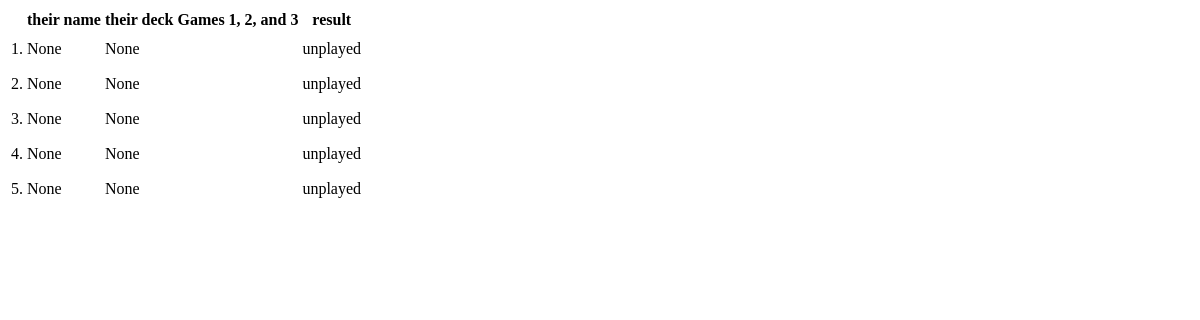
Page /36/get_matches_table on the earlier database version.
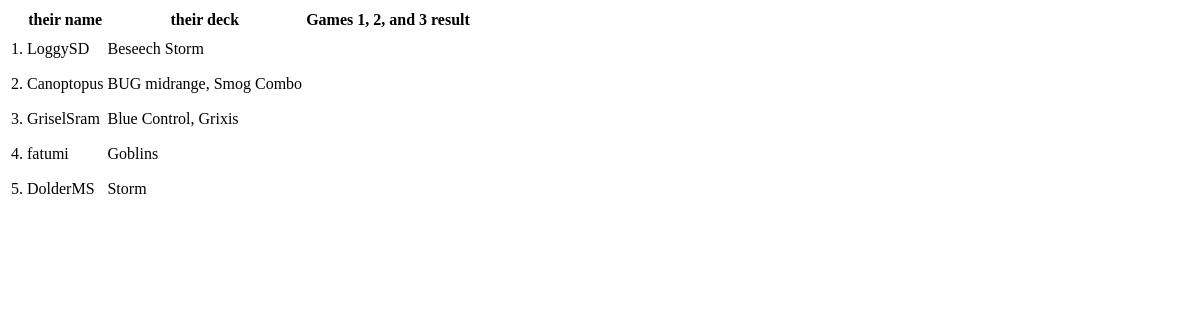
Same page on the later database version.
### core/models.py (models this page shows, shortened)
class Match(models.Model):
    user = models.ForeignKey(CustomUser, null=True, on_delete=models.CASCADE)
    dateCreated = models.DateTimeField(default=timezone.now, null=True)
    mtgFormat = models.ForeignKey(MtgFormat, null=True, on_delete=models.CASCADE, related_name="mtgFormat")
    myDeck = models.ForeignKey(Deck, null=True, on_delete=models.CASCADE, related_name="mydeck")
    theirName = models.CharField(null=True, max_length=100)
    theirArchetype = models.ForeignKey(Archetype, verbose_name="Their Archetype", null=True, on_delete=models.CASCADE, related_name="theirarchetype")
    theirDeck = models.ForeignKey(Deck, verbose_name="Their Deck", null=True, on_delete=models.CASCADE, related_name="theirdeck")
    theirFlavor = models.ForeignKey(Flavor, verbose_name="Thier Flavor", null=True, on_delete=models.CASCADE, related_name="theirflavors")
    inLeagueNum = models.IntegerField(null=True)
    game1 = models.BooleanField(verbose_name='Win1', null=True, default=None, help_text="win")
    game2 = models.BooleanField(verbose_name='Win2', null=True, default=None)
    game3 = models.BooleanField(verbose_name='Win3', null=True, default=None)
    didjawin = models.BooleanField('Match Win', null=True, default=None)
    league = models.ForeignKey(League, null=True, on_delete=models.CASCADE, related_name="matches")

class Deck(models.Model):
    name = models.CharField(verbose_name="deck name", max_length=25)
    mtgFormat = models.ForeignKey(MtgFormat, null=True, on_delete=models.CASCADE)
    archetype = models.ForeignKey(Archetype, null=True, on_delete=models.CASCADE)
    dateCreated = models.DateTimeField(default=timezone.now)
    def __str__(self):
        return str(self.name)

class Flavor(models.Model):
    name = models.CharField(max_length=30, default='none')
    deck = models.ForeignKey(Deck, null=True, on_delete=models.CASCADE, related_name="flavors")
    isdefault = models.BooleanField('default', default=False)

### core/views.py (the view)
# urls.py: path('<int:league_pk>/get_matches_table', views.get_matches_table, name='get_matches_table'),
def get_matches_table(request, league_pk):
    league = League.objects.get(pk=league_pk)
    matches_list = league.matches.all()
    context = {
        "matches": matches_list
    }
    return render(request, 'core/partials/leaguematches/matches_table.html', context)

### core/templates/core/partials/leaguematches/matches_table.html (shortened to what this page needs)
<table class="table table-hover matchtable">
    <thead>
        <th></th>
        <th>their name</th>
        <th>their deck</th>
        <th colspan="3">Games 1, 2, and 3</th>
        <th>result</th>
        <th></th>
        <th></th>
    </thead>
    <tbody>
        {% for match in matches %}
        <tr class="align-middle">
            <td class="align-middle">{{ match.inLeagueNum }}.</td>
            <td>{{ match.theirName }}</td>
            <td>{{ match.theirDeck }}{% if match.theirFlavor.name != "none" %}{% if match.theirFlavor.name != None %}, {{match.theirFlavor.name}}{% endif %}{% endif %}</td>
            {% if match.game1 == 1 %}
            <td></td>
            {% elif match.game1 == 0 %}
            <td></td>
            {% else %}
            <td></td>
            {% endif %}
            {% if match.game2 == 1 %}
            <td></td>
            {% elif match.game2 == 0 %}
            <td><i class="bi bi-x" style="color: red; font-size: 1.4rem;"></i></td>
            {% else %}
            <td></td>
            {% endif %}
            {% if match.game3 == 1 %}
            <td></td>
            {% elif match.game3 is None %}
            <td></td>
            {% elif match.game3 == 0 %}
            <td></td>
            {% else %}
            <td></td>
            {% endif %}
            {% if match.didjawin == 1 %}
                <td></td>
            {% elif match.didjawin == 0 %}
                <td></td>
            {% else %}
                <td>unplayed</td>
            {% endif %}
            <td style="padding: 0;">
                <a href="" hx-get="{% url 'edit_match' match.pk %}" hx-target="closest tr" hx-swap="outerHTML"><i class="bi bi-pencil" style="font-size: 1.8rem; padding-right: 15px;"></i></a>
            </td>
        </tr>
        {% endfor %}
    </tbody>
</table>

Differences in the rows shown:
changed Match: theirName "None" → "LoggySD"; theirDeck "None" → "Beseech Storm"; game1 empty → False (drawn); game2 empty → True (drawn); game3 empty → True (drawn); no longer shows "unplayed"
changed Match: theirName "None" → "Canoptopus"; theirDeck "None" → "BUG midrange"; theirFlavor.name (not shown) → "Smog Combo"; game1 empty → False (drawn); game2 empty → True (drawn); game3 empty → False (drawn); no longer shows "unplayed"
changed Match: theirName "None" → "GriselSram"; theirDeck "None" → "Blue Control"; theirFlavor.name (not shown) → "Grixis"; game1 empty → False (drawn); game2 empty → True (drawn); game3 empty → False (drawn); no longer shows "unplayed"
changed Match: theirName "None" → "fatumi"; theirDeck "None" → "Goblins"; game1 empty → True (drawn); game2 empty → True (drawn); no longer shows "unplayed"
changed Match: theirName "None" → "DolderMS"; theirDeck "None" → "Storm"; game1 empty → False (drawn); game2 empty → True (drawn); game3 empty → True (drawn); no longer shows "unplayed"
